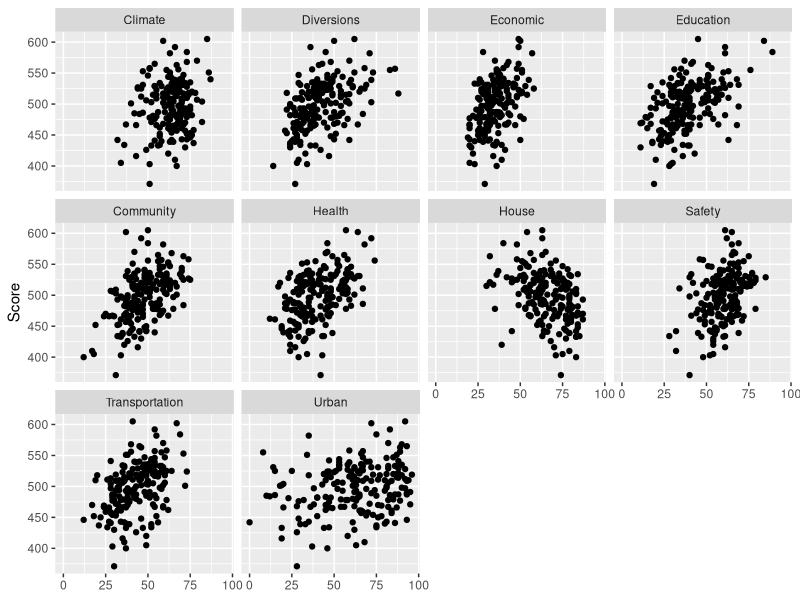
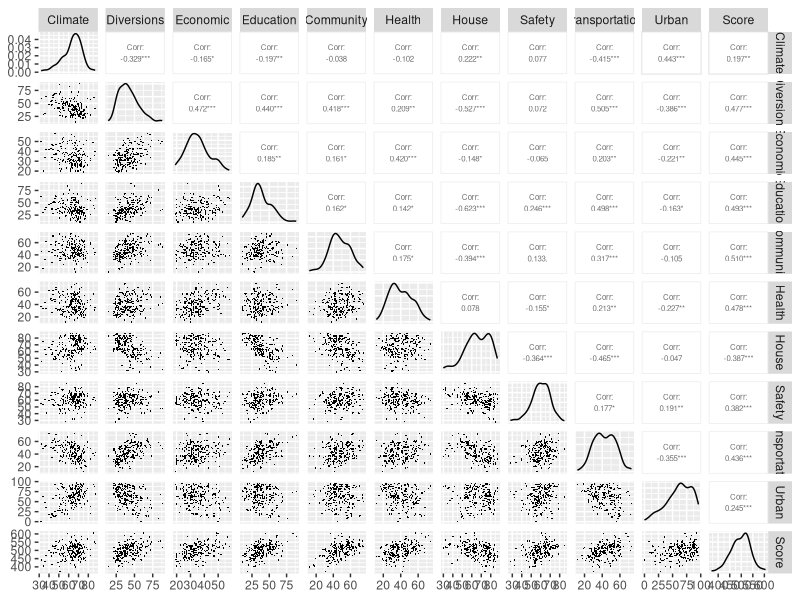
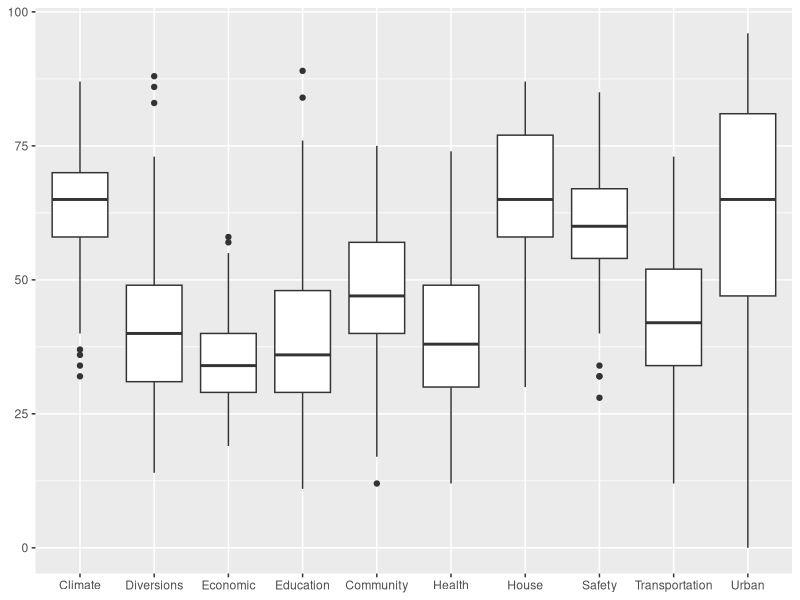
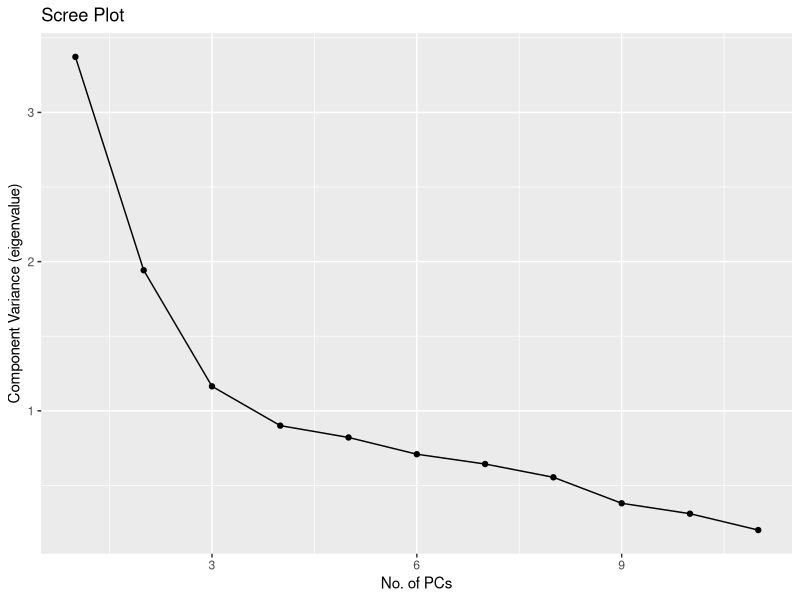
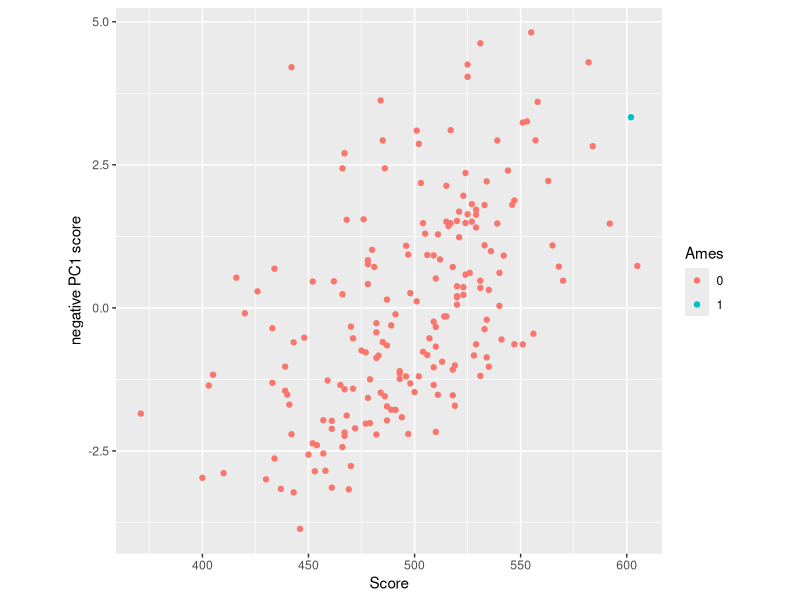

These figures' R source, in order:
## ---- chunk 1
knitr::opts_chunk$set(echo = TRUE)
## ---- chunk 2
towns <- read.csv("towns2.csv")
dim(towns)
str(towns)
head(towns)
towns$ames <- 0
towns$ames[52] <- 1
## ---- chunk 3
library(ggplot2)
library(reshape2)

towns.melt <- melt(towns, id.vars = c(1:3, 14), measure.vars = 4:13)
qplot(value, Score, data = towns.melt, geom = "point") +
  facet_wrap(~ variable) +
  labs(x = NULL)
cor(towns$Score, towns[, 4:13])
## ---- chunk 4
library(GGally)
ggpairs(towns[, 4:14], upper = list(continuous = wrap("cor", size = 2)),
        lower = list(continuous = wrap("points", stroke = 0, size = .5)))
sapply(towns[, 3:13], sd)
qplot(variable, value, data = towns.melt, geom = "boxplot") +
  labs(x = NULL, y = NULL)
## ---- chunk 5
towns.pca <- prcomp(towns[, 3:13], scale. = T)  # include Population
summary(towns.pca)
round(towns.pca$rotation, 4)
qplot(1:11, towns.pca$sdev ^ 2, geom = c("point", "line"),
      xlab = "No. of PCs", ylab = "Component Variance (eigenvalue)", main = "Scree Plot")
## ---- chunk 6
head(towns$City[order(towns$Score, decreasing = T)])
head(towns$City[order(towns.pca$x[, 1], decreasing = T)])
qplot(towns$Score, -towns.pca$x[, 1], col = as.factor(towns$ames), asp = 1) +
  labs(x = "Score", y = "negative PC1 score", color = "Ames")
cor(towns$Score, -towns.pca$x[, 1])
